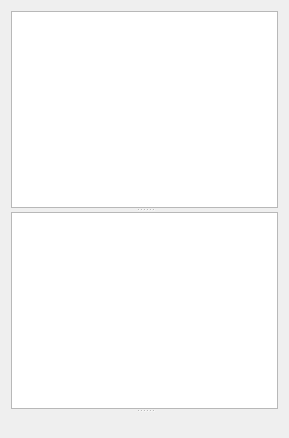
<?xml version="1.0" encoding="UTF-8"?>
<ui version="4.0">
 <class>Form</class>
 <widget class="QWidget" name="Form">
  <property name="geometry">
   <rect>
    <x>0</x>
    <y>0</y>
    <width>289</width>
    <height>438</height>
   </rect>
  </property>
  <property name="windowTitle">
   <string>Form</string>
  </property>
  <layout class="QHBoxLayout" name="horizontalLayout">
   <item>
    <widget class="QSplitter" name="splitter">
     <property name="sizePolicy">
      <sizepolicy hsizetype="Expanding" vsizetype="Expanding">
       <horstretch>0</horstretch>
       <verstretch>0</verstretch>
      </sizepolicy>
     </property>
     <property name="orientation">
      <enum>Qt::Vertical</enum>
     </property>
     <widget class="QWidget" name="verticalLayoutWidget">
      <layout class="QVBoxLayout" name="imagelayout">
       <property name="spacing">
        <number>0</number>
       </property>
       <item>
        <widget class="ImageView" name="ImageDisplay"/>
       </item>
      </layout>
     </widget>
     <widget class="PlotWidget" name="LineDisplay"/>
     <widget class="QLabel" name="labelCrossHairPositions">
      <property name="text">
       <string/>
      </property>
     </widget>
    </widget>
   </item>
  </layout>
 </widget>
 <customwidgets>
  <customwidget>
   <class>ImageView</class>
   <extends>QGraphicsView</extends>
   <header>pyqtgraph</header>
  </customwidget>
  <customwidget>
   <class>PlotWidget</class>
   <extends>QGraphicsView</extends>
   <header>pyqtgraph</header>
  </customwidget>
 </customwidgets>
 <resources/>
 <connections/>
</ui>
